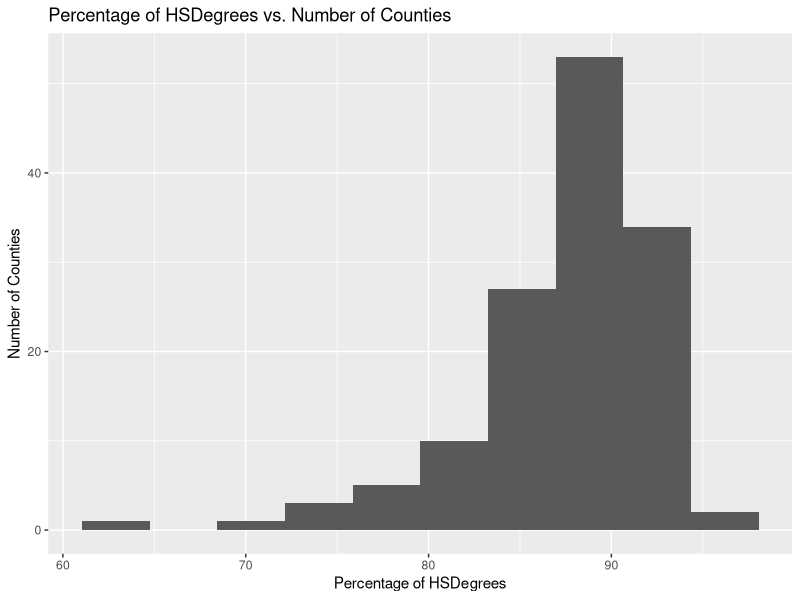
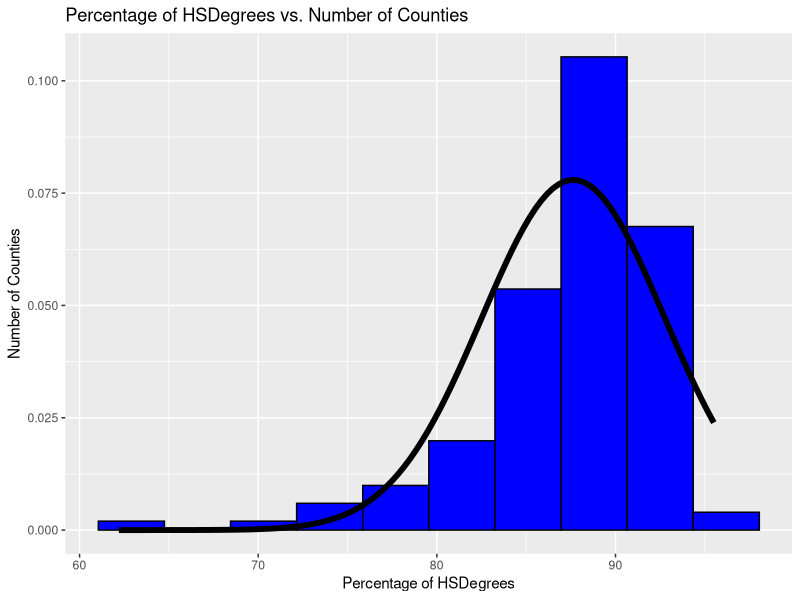

Reproduce these figures in R, in order.
# Loading necessary packages to read excel file.
library(ggplot2)
library(readxl)

# Reading the excel file and assigning to the variable 'acse' then printing it.
acse <- read_excel("acs-14-1yr-s0201.xlsx")
head(acse)

# List the name of each field and what
# you believe the data type and intent is
# of the data included in each field

# Id - Data Type: Character - Intent: Unique county id
# Id2 - Data Type: Numeric - Intent: Last 4 of unique id
# Geography - Data Type: Character - Intent: Name of county 
# PopGroupID - Data Type: Numeric - Intent: Subset "1" of a larger group
# POPGROUP.display-label - Data Type: Character - Intent: "Total Population"
# RacesReported - Data Type: Numeric - Intent: Total population of the county
# HSDegree - Data Type: Numeric - Intent: % of population with High School Degree
# BachDegree - Data Type: Numeric - Intent: % of population with Bachelor Degree

# Run the following functions and provide the results: str(); nrow(); ncol()
str(acse)
nrow(acse)
ncol(acse)

# Create a Histogram of the HSDegree variable using the ggplot2 package.
# Set a bin size for the Histogram that you think best visuals the data
# (the bin size will determine how many bars display and how wide they are)
# Include a Title and appropriate X/Y axis labels on your Histogram Plot.

ggplot(acse, aes(HSDegree)) + geom_histogram(bins=10) + 
    ggtitle("Percentage of HSDegrees vs. Number of Counties") + 
    xlab("Percentage of HSDegrees") + ylab("Number of Counties")

# Answer the following questions based on the Histogram produced:

# Based on what you see in this histogram, is the data distribution unimodal?
# ANSWER: YES

# Is it approximately symmetrical?
# ANSWER: NO

# Is it approximately bell-shaped?
# ANSWER: NO

# Is it approximately normal?
# ANSWER: NO

# If not normal, is the distribution skewed? If so, in which direction?
# ANSWER: YES, LEFT SKEWED

# Include a normal curve to the Histogram that you plotted.
ggplot(acse, aes(HSDegree)) + 
    geom_histogram(aes(y=..density..), color="black", fill="blue", bins=10) +
    ggtitle("Percentage of HSDegrees vs. Number of Counties") + 
    xlab("Percentage of HSDegrees") + ylab("Number of Counties") + 
    stat_function(fun=dnorm, args=list(mean=mean(acse$HSDegree, na.rm=TRUE),
                  sd=sd(acse$HSDegree, na.rm=TRUE)), colour="black", linewidth=2)
        
# Explain whether a normal distribution can accurately be used as a model for this data.
# ANSWER: No, as we can see the mean is outside of the normal distribution curve
# making this data skewed to the left.

# Create a Probability Plot of the HSDegree variable.


